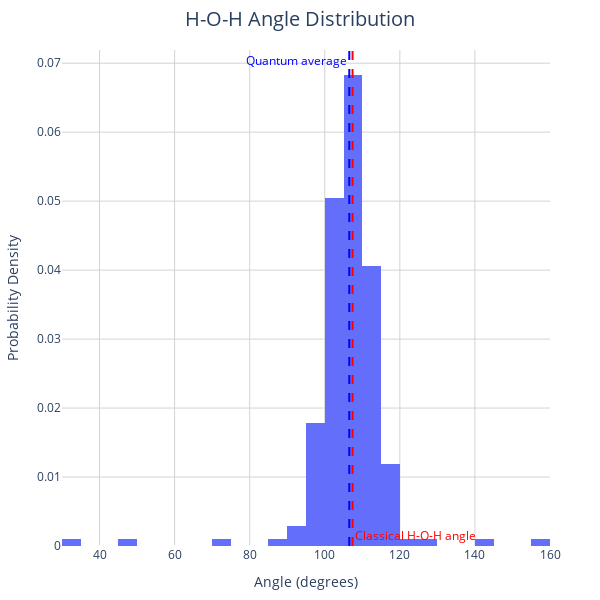

Notebook source saved alongside this figure:
### Markdown cell above
## 4. H-O-H Angle Analysis

The H-O-H angle in water molecules exhibits fluctuations due to both thermal and quantum effects. Understanding these fluctuations is crucial as they influence water's properties, particularly hydrogen bonding.

### Classical vs Quantum Angle Distribution:

1. **Classical Fluctuations**:
   - Thermal vibrations around equilibrium angle (107.4° for q-TIP4P/f)
   - Bending mode energy = $\frac{1}{2}k_θ(θ - θ_0)^2$
   - Symmetric distribution at thermal equilibrium

2. **Additional Quantum Effects**:
   - Zero-point angular motion
   - Coupling between bending and stretching modes
   - All P beads contribute to the distribution

### Angle Calculation Method:
For each frame ($t$) and bead ($i$), we calculate:

1. **O-H Vectors**:
   $\mathbf{v}_1^{(i,t)} = \mathbf{r}_{H1}^{(i,t)} - \mathbf{r}_O^{(i,t)}$
   $\mathbf{v}_2^{(i,t)} = \mathbf{r}_{H2}^{(i,t)} - \mathbf{r}_O^{(i,t)}$

2. **Angle via Dot Product**:
   $\theta^{(i,t)} = \arccos\left(\frac{\mathbf{v}_1^{(i,t)} \cdot \mathbf{v}_2^{(i,t)}}{|\mathbf{v}_1^{(i,t)}||\mathbf{v}_2^{(i,t)}|}\right)$

The distribution combines angles from:
- All frames in trajectory
- All beads in the ring polymer
- Total samples = (number of frames) × (number of beads)

The following cell analyzes the H-O-H angle distribution and compares it with the classical equilibrium value.

### Code cell
def calculate_angle(positions):
    """Calculate H-O-H angle using dot product method"""
    # Get O-H vectors
    v1 = positions[:, 1] - positions[:, 0]  # O to H1
    v2 = positions[:, 2] - positions[:, 0]  # O to H2
    
    # Normalize vectors
    v1_norm = v1 / np.linalg.norm(v1, axis=1)[:, np.newaxis]
    v2_norm = v2 / np.linalg.norm(v2, axis=1)[:, np.newaxis]
    
    # Calculate angle (degrees)
    cos_angle = np.sum(v1_norm * v2_norm, axis=1)
    angles = np.arccos(np.clip(cos_angle, -1.0, 1.0)) * 180/np.pi
    return angles

# Calculate angles for all beads and frames
all_angles = []
for traj in trajectories:
    angles = calculate_angle(traj)
    all_angles.extend(angles)

# Create angle distribution plot
fig = go.Figure()

# Add histogram
fig.add_trace(
    go.Histogram(
        x=all_angles,
        nbinsx=50,
        histnorm='probability density',
        hovertemplate='Angle: %{x:.2f}°<br>Density: %{y:.3f}<extra></extra>'
    )
)

# Add reference angles
classical_angle = 107.4
mean_angle = np.mean(all_angles)

# Classical reference
fig.add_vline(
    x=classical_angle,
    line_dash="dash",
    line_color="red",
    annotation_text="Classical H-O-H angle",
    annotation_position="bottom right",
    annotation=dict(font=dict(color="red"))
)

# Quantum average
fig.add_vline(
    x=mean_angle,
    line_dash="dash",
    line_color="blue",
    annotation_text="Quantum average",
    annotation_position="top left",
    annotation=dict(font=dict(color="blue"))
)

# Configure plot
fig.update_layout(
    plotly_layout,
    title={
        'text': 'H-O-H Angle Distribution',
        'font': {'size': 20},
        'y': 0.98,
        'x': 0.5,
        'xanchor': 'center',
        'yanchor': 'top'
    },
    xaxis_title='Angle (degrees)',
    yaxis_title='Probability Density'
)
fig.show()

# Analyze quantum effects
std_angle = np.std(all_angles)
angle_shift = mean_angle - classical_angle

print("H-O-H Angle Analysis:")
print("-" * 25)
print(f"Classical angle:  {classical_angle:.1f}°")
print(f"Quantum average:  {mean_angle:.1f}°")
print(f"Quantum shift:    {angle_shift:+.1f}°  ({angle_shift/classical_angle*100:+.1f}%)")
print(f"Fluctuations:     ±{2*std_angle:.1f}°  (95% interval)")

### Figure 1 — Plotly figure (JSON) as saved in the notebook; plotly's stock layout.template omitted (floating-point values rounded to 4 significant figures; data arrays with more than 128 entries replaced by an {"elided": "..."} marker saying what was removed)
{"data": [{"histnorm": "probability density", "hovertemplate": "Angle: %{x:.2f}°<br>Density: %{y:.3f}<extra></extra>", "nbinsx": 50, "type": "histogram", "x": {"elided": "202 float values"}}], "layout": {"annotations": [{"font": {"color": "red"}, "showarrow": false, "text": "Classical H-O-H angle", "x": 107.4, "xanchor": "left", "xref": "x", "y": 0, "yanchor": "bottom", "yref": "y domain"}, {"font": {"color": "blue"}, "showarrow": false, "text": "Quantum average", "x": 106.5, "xanchor": "right", "xref": "x", "y": 1, "yanchor": "top", "yref": "y domain"}], "font": {"size": 12}, "height": 600, "hovermode": "closest", "margin": {"b": 50, "l": 50, "r": 50, "t": 50}, "plot_bgcolor": "white", "shapes": [{"line": {"color": "red", "dash": "dash"}, "type": "line", "x0": 107.4, "x1": 107.4, "xref": "x", "y0": 0, "y1": 1, "yref": "y domain"}, {"line": {"color": "blue", "dash": "dash"}, "type": "line", "x0": 106.5, "x1": 106.5, "xref": "x", "y0": 0, "y1": 1, "yref": "y domain"}], "title": {"font": {"size": 20}, "text": "H-O-H Angle Distribution", "x": 0.5, "xanchor": "center", "y": 0.98, "yanchor": "top"}, "width": 600, "xaxis": {"autorange": true, "gridcolor": "LightGray", "gridwidth": 1, "range": [30, 160], "showgrid": true, "title": {"text": "Angle (degrees)"}, "type": "linear"}, "yaxis": {"autorange": true, "gridcolor": "LightGray", "gridwidth": 1, "range": [0, 0.07191], "showgrid": true, "title": {"text": "Probability Density"}}}}
